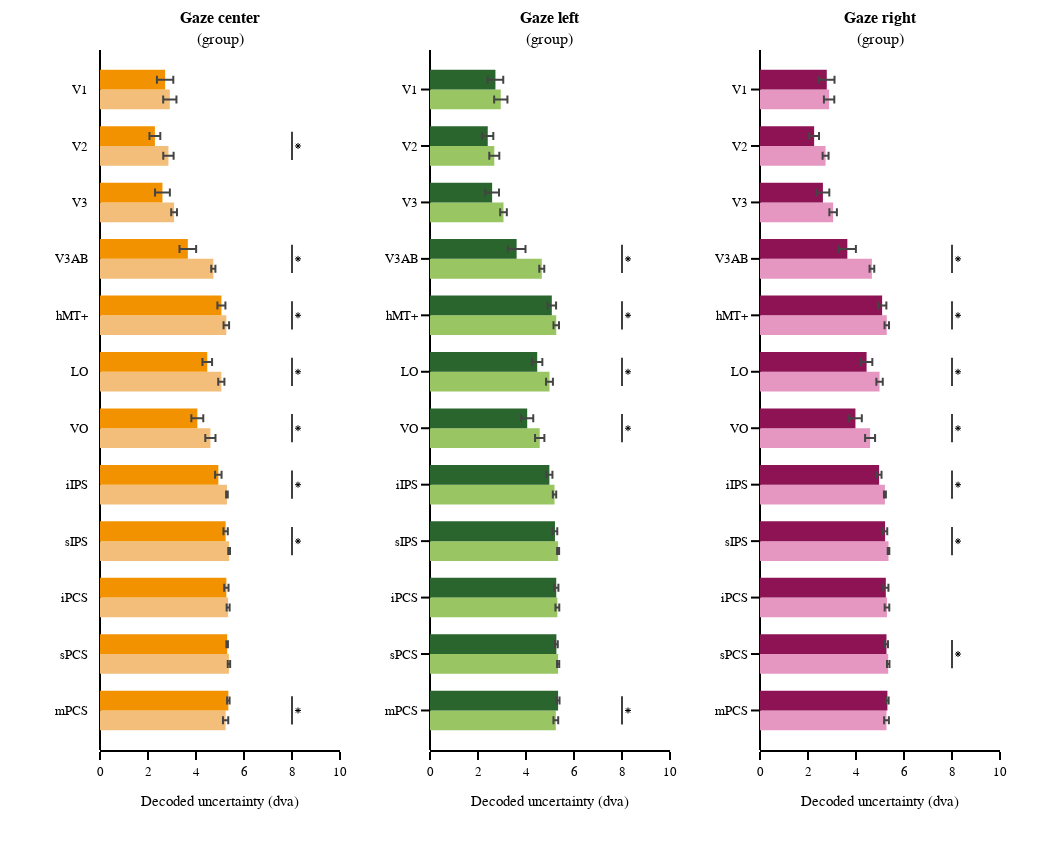

Source (notebook cell):
### Code cell
# Subplot settings
rows, cols = 1, 3
row_heights, column_widths =  [1], [1,1,1]
sb_specs = [[{},{},{}]]
subplot_width, subplot_height = 300,700

fig_width, fig_height = 0, 0
for column_width in column_widths:fig_width += subplot_width*column_width
for row_height in row_heights: fig_height +=subplot_height*row_height
fig_width = fig_width + margin_l + margin_r
fig_height = fig_height + margin_t + margin_b

subplot_titles = ['<b>Gaze center</b><br>(group)'.format(subject),
                  '<b>Gaze left</b><br>(group)'.format(subject),
                  '<b>Gaze right</b><br>(group)'.format(subject)]

fig = make_subplots(rows=rows, cols=cols, specs=sb_specs, print_grid=False, vertical_spacing=0.04, horizontal_spacing=0.1,
                    column_widths=column_widths, row_heights=row_heights,  subplot_titles=subplot_titles)

# Draw figure
for gaze_task in gaze_tasks:
    if gaze_task == 'GazeCenter': 
        marker_colors, col = gc_colors, 1
    elif gaze_task == 'GazeLeft': 
        marker_colors, col = gl_colors, 2 
    elif gaze_task == 'GazeRight': 
        marker_colors, col = gr_colors, 3

    # get data
    df_stats.roi = pd.Categorical(df_stats.roi,categories=rois)
    x_af = df_stats_roi.loc[df_stats_roi.gaze_task==gaze_task].af_decoded_std_mean
    x_af_eb = df_stats_roi.loc[df_stats_roi.gaze_task==gaze_task].af_decoded_std_sem
    
    x_ab = df_stats_roi.loc[df_stats_roi.gaze_task==gaze_task].ab_decoded_std_mean
    x_ab_eb = df_stats_roi.loc[df_stats_roi.gaze_task==gaze_task].ab_decoded_std_sem
    
    # plot data
    fig.append_trace(go.Bar(y=y_rois, x=x_af, orientation='h', marker_color=marker_colors[1], 
                            hovertemplate=hover, showlegend=showlegend, 
                            legendgroup='attend-fix', name='<i>attend-fix<i>', 
                            error_x_type='data', error_x_symmetric=False, 
                            error_x_array=x_af_eb, error_x_arrayminus=x_af_eb),
                     row=1, col=col)
    
    fig.append_trace(go.Bar(y=y_rois, x=x_ab, orientation='h', marker_color=marker_colors[0], 
                            hovertemplate=hover, showlegend=showlegend, 
                            legendgroup='attend-bar', name='<i>attend-bar<i>',
                            error_x_type='data', error_x_symmetric=False, 
                            error_x_array=x_ab_eb, error_x_arrayminus=x_ab_eb),
                     row=1, col=col)
    
    # plot stats    
    p_flags = np.array(df_stats_roi.loc[df_stats_roi.gaze_task==gaze_task].ab_af_p_val_unilateral<0.05)
    for t, p_flag in enumerate(p_flags):
        if p_flag:
            y_line = np.linspace(y_rois[t]+0.25,y_rois[t]-0.25,10)
            x_line = y_line*0+x_stats_line
            fig.append_trace(go.Scatter(x=x_line,y=y_line, marker_symbol='line-ns-open', showlegend=False, line_width = 1.5,
                                        mode='lines', marker_color='black', hoverinfo='skip'),row=1, col=col)
            
            fig.append_trace(go.Scatter(x=x_line+x_gap_asterisk,
                                        y=[np.mean(y_line)], marker_symbol='asterisk-open', showlegend=False, 
                                        mode='markers', marker_color='black', hoverinfo='skip', marker_size=5),row=1, col=col)
    
    
    
# set figure axis
for xaxis in ['xaxis', 'xaxis2', 'xaxis3']:
    exec("fig.layout.update({}_range=xaxis_range)".format(xaxis))
    exec("fig.layout.update({}_title=xaxis_title)".format(xaxis))
    exec("fig.layout.update({}_tickvals=xaxis_tickvals)".format(xaxis))
    exec("fig.layout.update({}_ticktext=xaxis_ticktext)".format(xaxis))
    exec("fig.layout.update({}_zeroline=True)".format(xaxis))

for yaxis in ['yaxis', 'yaxis2', 'yaxis3']:
    exec("fig.layout.update({}_range=yaxis_range)".format(yaxis))
    exec("fig.layout.update({}_tickvals=yaxis_tickvals)".format(yaxis))
    exec("fig.layout.update({}_ticktext=yaxis_ticktext)".format(yaxis))

# set axis
for row in np.arange(rows):
    for col in np.arange(cols):
        fig.update_xaxes(visible=True, ticklen=8, linewidth=template_specs['axes_width'], row=row+1, col=col+1)

# set figure
fig.layout.update(yaxis_title='', yaxis_color = 'rgba(0,0,0,0)', yaxis_tickfont_color='black', bargap=0.3, template=fig_template, width=fig_width, height=fig_height, margin_l=margin_l, margin_r=margin_r, margin_t=margin_t, margin_b=margin_b,
                  legend_yanchor='top', legend_y=-0.15,legend_x=-0.05, legend_xanchor='left', legend_bgcolor='rgba(255,255,255,0)', legend_tracegroupgap=1)

# show and save figure
fig.show(config={"displayModeBar": False})
fig.write_image("{}/group_decode_std.pdf".format(group_tsv_dir))
fig.write_html("{}/group_decode_std.html".format(group_tsv_dir),config={"displayModeBar": False})

### Figure 1 — Plotly figure (JSON) as saved in the notebook; plotly's stock layout.template omitted (floating-point values rounded to 4 significant figures)
{"data": [{"error_x": {"array": [0.2762, 0.2154, 0.1196, 0.08671, 0.1144, 0.1293, 0.2121, 0.03481, 0.03627, 0.06234, 0.04947, 0.11], "arrayminus": [0.2762, 0.2154, 0.1196, 0.08671, 0.1144, 0.1293, 0.2121, 0.03481, 0.03627, 0.06234, 0.04947, 0.11], "symmetric": false, "type": "data"}, "hovertemplate": "ROI: %{y}<br>Decoded uncertainty: %{x:1.2f}", "legendgroup": "attend-fix", "marker": {"color": "rgba(242, 190, 121, 1)"}, "name": "<i>attend-fix<i>", "orientation": "h", "showlegend": false, "type": "bar", "x": [2.909, 2.852, 3.087, 4.722, 5.264, 5.055, 4.6, 5.289, 5.381, 5.339, 5.373, 5.234], "xaxis": "x", "y": [12, 11, 10, 9, 8, 7, 6, 5, 4, 3, 2, 1], "yaxis": "y"}, {"error_x": {"array": [0.3411, 0.2253, 0.3088, 0.3462, 0.167, 0.2009, 0.2485, 0.1347, 0.09037, 0.08988, 0.03137, 0.05146], "arrayminus": [0.3411, 0.2253, 0.3088, 0.3462, 0.167, 0.2009, 0.2485, 0.1347, 0.09037, 0.08988, 0.03137, 0.05146], "symmetric": false, "type": "data"}, "hovertemplate": "ROI: %{y}<br>Decoded uncertainty: %{x:1.2f}", "legendgroup": "attend-bar", "marker": {"color": "rgba(243, 146, 0, 1)"}, "name": "<i>attend-bar<i>", "orientation": "h", "showlegend": false, "type": "bar", "x": [2.713, 2.287, 2.602, 3.66, 5.059, 4.469, 4.055, 4.931, 5.235, 5.265, 5.299, 5.348], "xaxis": "x", "y": [12, 11, 10, 9, 8, 7, 6, 5, 4, 3, 2, 1], "yaxis": "y"}, {"hoverinfo": "skip", "line": {"width": 1.5}, "marker": {"color": "black", "symbol": "line-ns-open"}, "mode": "lines", "showlegend": false, "type": "scatter", "x": [8, 8, 8, 8, 8, 8, 8, 8, 8, 8], "xaxis": "x", "y": [11.25, 11.19, 11.14, 11.08, 11.03, 10.97, 10.92, 10.86, 10.81, 10.75], "yaxis": "y"}, {"hoverinfo": "skip", "marker": {"color": "black", "size": 5, "symbol": "asterisk-open"}, "mode": "markers", "showlegend": false, "type": "scatter", "x": [8.25, 8.25, 8.25, 8.25, 8.25, 8.25, 8.25, 8.25, 8.25, 8.25], "xaxis": "x", "y": [11], "yaxis": "y"}, {"hoverinfo": "skip", "line": {"width": 1.5}, "marker": {"color": "black", "symbol": "line-ns-open"}, "mode": "lines", "showlegend": false, "type": "scatter", "x": [8, 8, 8, 8, 8, 8, 8, 8, 8, 8], "xaxis": "x", "y": [9.25, 9.194, 9.139, 9.083, 9.028, 8.972, 8.917, 8.861, 8.806, 8.75], "yaxis": "y"}, {"hoverinfo": "skip", "marker": {"color": "black", "size": 5, "symbol": "asterisk-open"}, "mode": "markers", "showlegend": false, "type": "scatter", "x": [8.25, 8.25, 8.25, 8.25, 8.25, 8.25, 8.25, 8.25, 8.25, 8.25], "xaxis": "x", "y": [9], "yaxis": "y"}, {"hoverinfo": "skip", "line": {"width": 1.5}, "marker": {"color": "black", "symbol": "line-ns-open"}, "mode": "lines", "showlegend": false, "type": "scatter", "x": [8, 8, 8, 8, 8, 8, 8, 8, 8, 8], "xaxis": "x", "y": [8.25, 8.194, 8.139, 8.083, 8.028, 7.972, 7.917, 7.861, 7.806, 7.75], "yaxis": "y"}, {"hoverinfo": "skip", "marker": {"color": "black", "size": 5, "symbol": "asterisk-open"}, "mode": "markers", "showlegend": false, "type": "scatter", "x": [8.25, 8.25, 8.25, 8.25, 8.25, 8.25, 8.25, 8.25, 8.25, 8.25], "xaxis": "x", "y": [8], "yaxis": "y"}, {"hoverinfo": "skip", "line": {"width": 1.5}, "marker": {"color": "black", "symbol": "line-ns-open"}, "mode": "lines", "showlegend": false, "type": "scatter", "x": [8, 8, 8, 8, 8, 8, 8, 8, 8, 8], "xaxis": "x", "y": [7.25, 7.194, 7.139, 7.083, 7.028, 6.972, 6.917, 6.861, 6.806, 6.75], "yaxis": "y"}, {"hoverinfo": "skip", "marker": {"color": "black", "size": 5, "symbol": "asterisk-open"}, "mode": "markers", "showlegend": false, "type": "scatter", "x": [8.25, 8.25, 8.25, 8.25, 8.25, 8.25, 8.25, 8.25, 8.25, 8.25], "xaxis": "x", "y": [7], "yaxis": "y"}, {"hoverinfo": "skip", "line": {"width": 1.5}, "marker": {"color": "black", "symbol": "line-ns-open"}, "mode": "lines", "showlegend": false, "type": "scatter", "x": [8, 8, 8, 8, 8, 8, 8, 8, 8, 8], "xaxis": "x", "y": [6.25, 6.194, 6.139, 6.083, 6.028, 5.972, 5.917, 5.861, 5.806, 5.75], "yaxis": "y"}, {"hoverinfo": "skip", "marker": {"color": "black", "size": 5, "symbol": "asterisk-open"}, "mode": "markers", "showlegend": false, "type": "scatter", "x": [8.25, 8.25, 8.25, 8.25, 8.25, 8.25, 8.25, 8.25, 8.25, 8.25], "xaxis": "x", "y": [6], "yaxis": "y"}, {"hoverinfo": "skip", "line": {"width": 1.5}, "marker": {"color": "black", "symbol": "line-ns-open"}, "mode": "lines", "showlegend": false, "type": "scatter", "x": [8, 8, 8, 8, 8, 8, 8, 8, 8, 8], "xaxis": "x", "y": [5.25, 5.194, 5.139, 5.083, 5.028, 4.972, 4.917, 4.861, 4.806, 4.75], "yaxis": "y"}, {"hoverinfo": "skip", "marker": {"color": "black", "size": 5, "symbol": "asterisk-open"}, "mode": "markers", "showlegend": false, "type": "scatter", "x": [8.25, 8.25, 8.25, 8.25, 8.25, 8.25, 8.25, 8.25, 8.25, 8.25], "xaxis": "x", "y": [5], "yaxis": "y"}, {"hoverinfo": "skip", "line": {"width": 1.5}, "marker": {"color": "black", "symbol": "line-ns-open"}, "mode": "lines", "showlegend": false, "type": "scatter", "x": [8, 8, 8, 8, 8, 8, 8, 8, 8, 8], "xaxis": "x", "y": [4.25, 4.194, 4.139, 4.083, 4.028, 3.972, 3.917, 3.861, 3.806, 3.75], "yaxis": "y"}, {"hoverinfo": "skip", "marker": {"color": "black", "size": 5, "symbol": "asterisk-open"}, "mode": "markers", "showlegend": false, "type": "scatter", "x": [8.25, 8.25, 8.25, 8.25, 8.25, 8.25, 8.25, 8.25, 8.25, 8.25], "xaxis": "x", "y": [4], "yaxis": "y"}, {"hoverinfo": "skip", "line": {"width": 1.5}, "marker": {"color": "black", "symbol": "line-ns-open"}, "mode": "lines", "showlegend": false, "type": "scatter", "x": [8, 8, 8, 8, 8, 8, 8, 8, 8, 8], "xaxis": "x", "y": [1.25, 1.194, 1.139, 1.083, 1.028, 0.9722, 0.9167, 0.8611, 0.8056, 0.75], "yaxis": "y"}, {"hoverinfo": "skip", "marker": {"color": "black", "size": 5, "symbol": "asterisk-open"}, "mode": "markers", "showlegend": false, "type": "scatter", "x": [8.25, 8.25, 8.25, 8.25, 8.25, 8.25, 8.25, 8.25, 8.25, 8.25], "xaxis": "x", "y": [1], "yaxis": "y"}, {"error_x": {"array": [0.2766, 0.2089, 0.1384, 0.1038, 0.1142, 0.143, 0.1945, 0.07051, 0.04209, 0.07959, 0.04539, 0.09906], "arrayminus": [0.2766, 0.2089, 0.1384, 0.1038, 0.1142, 0.143, 0.1945, 0.07051, 0.04209, 0.07959, 0.04539, 0.09906], "symmetric": false, "type": "data"}, "hovertemplate": "ROI: %{y}<br>Decoded uncertainty: %{x:1.2f}", "legendgroup": "attend-fix", "marker": {"color": "rgba(153, 198, 98, 1)"}, "name": "<i>attend-fix<i>", "orientation": "h", "showlegend": false, "type": "bar", "x": [2.95, 2.679, 3.063, 4.657, 5.26, 4.979, 4.571, 5.188, 5.337, 5.307, 5.339, 5.243], "xaxis": "x2", "y": [12, 11, 10, 9, 8, 7, 6, 5, 4, 3, 2, 1], "yaxis": "y2"}, {"error_x": {"array": [0.3255, 0.2319, 0.2857, 0.37, 0.1779, 0.2142, 0.2522, 0.1269, 0.09634, 0.08984, 0.05711, 0.05983], "arrayminus": [0.3255, 0.2319, 0.2857, 0.37, 0.1779, 0.2142, 0.2522, 0.1269, 0.09634, 0.08984, 0.05711, 0.05983], "symmetric": false, "type": "data"}, "hovertemplate": "ROI: %{y}<br>Decoded uncertainty: %{x:1.2f}", "legendgroup": "attend-bar", "marker": {"color": "rgba(41, 101, 44, 1)"}, "name": "<i>attend-bar<i>", "orientation": "h", "showlegend": false, "type": "bar", "x": [2.726, 2.406, 2.589, 3.609, 5.075, 4.467, 4.05, 4.974, 5.207, 5.26, 5.267, 5.337], "xaxis": "x2", "y": [12, 11, 10, 9, 8, 7, 6, 5, 4, 3, 2, 1], "yaxis": "y2"}, {"hoverinfo": "skip", "line": {"width": 1.5}, "marker": {"color": "black", "symbol": "line-ns-open"}, "mode": "lines", "showlegend": false, "type": "scatter", "x": [8, 8, 8, 8, 8, 8, 8, 8, 8, 8], "xaxis": "x2", "y": [9.25, 9.194, 9.139, 9.083, 9.028, 8.972, 8.917, 8.861, 8.806, 8.75], "yaxis": "y2"}, {"hoverinfo": "skip", "marker": {"color": "black", "size": 5, "symbol": "asterisk-open"}, "mode": "markers", "showlegend": false, "type": "scatter", "x": [8.25, 8.25, 8.25, 8.25, 8.25, 8.25, 8.25, 8.25, 8.25, 8.25], "xaxis": "x2", "y": [9], "yaxis": "y2"}, {"hoverinfo": "skip", "line": {"width": 1.5}, "marker": {"color": "black", "symbol": "line-ns-open"}, "mode": "lines", "showlegend": false, "type": "scatter", "x": [8, 8, 8, 8, 8, 8, 8, 8, 8, 8], "xaxis": "x2", "y": [8.25, 8.194, 8.139, 8.083, 8.028, 7.972, 7.917, 7.861, 7.806, 7.75], "yaxis": "y2"}, {"hoverinfo": "skip", "marker": {"color": "black", "size": 5, "symbol": "asterisk-open"}, "mode": "markers", "showlegend": false, "type": "scatter", "x": [8.25, 8.25, 8.25, 8.25, 8.25, 8.25, 8.25, 8.25, 8.25, 8.25], "xaxis": "x2", "y": [8], "yaxis": "y2"}, {"hoverinfo": "skip", "line": {"width": 1.5}, "marker": {"color": "black", "symbol": "line-ns-open"}, "mode": "lines", "showlegend": false, "type": "scatter", "x": [8, 8, 8, 8, 8, 8, 8, 8, 8, 8], "xaxis": "x2", "y": [7.25, 7.194, 7.139, 7.083, 7.028, 6.972, 6.917, 6.861, 6.806, 6.75], "yaxis": "y2"}, {"hoverinfo": "skip", "marker": {"color": "black", "size": 5, "symbol": "asterisk-open"}, "mode": "markers", "showlegend": false, "type": "scatter", "x": [8.25, 8.25, 8.25, 8.25, 8.25, 8.25, 8.25, 8.25, 8.25, 8.25], "xaxis": "x2", "y": [7], "yaxis": "y2"}, {"hoverinfo": "skip", "line": {"width": 1.5}, "marker": {"color": "black", "symbol": "line-ns-open"}, "mode": "lines", "showlegend": false, "type": "scatter", "x": [8, 8, 8, 8, 8, 8, 8, 8, 8, 8], "xaxis": "x2", "y": [6.25, 6.194, 6.139, 6.083, 6.028, 5.972, 5.917, 5.861, 5.806, 5.75], "yaxis": "y2"}, {"hoverinfo": "skip", "marker": {"color": "black", "size": 5, "symbol": "asterisk-open"}, "mode": "markers", "showlegend": false, "type": "scatter", "x": [8.25, 8.25, 8.25, 8.25, 8.25, 8.25, 8.25, 8.25, 8.25, 8.25], "xaxis": "x2", "y": [6], "yaxis": "y2"}, {"hoverinfo": "skip", "line": {"width": 1.5}, "marker": {"color": "black", "symbol": "line-ns-open"}, "mode": "lines", "showlegend": false, "type": "scatter", "x": [8, 8, 8, 8, 8, 8, 8, 8, 8, 8], "xaxis": "x2", "y": [1.25, 1.194, 1.139, 1.083, 1.028, 0.9722, 0.9167, 0.8611, 0.8056, 0.75], "yaxis": "y2"}, {"hoverinfo": "skip", "marker": {"color": "black", "size": 5, "symbol": "asterisk-open"}, "mode": "markers", "showlegend": false, "type": "scatter", "x": [8.25, 8.25, 8.25, 8.25, 8.25, 8.25, 8.25, 8.25, 8.25, 8.25], "xaxis": "x2", "y": [1], "yaxis": "y2"}, {"error_x": {"array": [0.2166, 0.124, 0.1563, 0.09785, 0.09316, 0.1332, 0.2079, 0.04036, 0.03267, 0.09618, 0.05113, 0.09896], "arrayminus": [0.2166, 0.124, 0.1563, 0.09785, 0.09316, 0.1332, 0.2079, 0.04036, 0.03267, 0.09618, 0.05113, 0.09896], "symmetric": false, "type": "data"}, "hovertemplate": "ROI: %{y}<br>Decoded uncertainty: %{x:1.2f}", "legendgroup": "attend-fix", "marker": {"color": "rgba(230, 151, 193, 1)"}, "name": "<i>attend-fix<i>", "orientation": "h", "showlegend": false, "type": "bar", "x": [2.879, 2.733, 3.048, 4.663, 5.282, 4.982, 4.587, 5.205, 5.355, 5.291, 5.343, 5.271], "xaxis": "x3", "y": [12, 11, 10, 9, 8, 7, 6, 5, 4, 3, 2, 1], "yaxis": "y3"}, {"error_x": {"array": [0.322, 0.2042, 0.2663, 0.3552, 0.1764, 0.2395, 0.2657, 0.1005, 0.08953, 0.1088, 0.06281, 0.0514], "arrayminus": [0.322, 0.2042, 0.2663, 0.3552, 0.1764, 0.2395, 0.2657, 0.1005, 0.08953, 0.1088, 0.06281, 0.0514], "symmetric": false, "type": "data"}, "hovertemplate": "ROI: %{y}<br>Decoded uncertainty: %{x:1.2f}", "legendgroup": "attend-bar", "marker": {"color": "rgba(142, 19, 84, 1)"}, "name": "<i>attend-bar<i>", "orientation": "h", "showlegend": false, "type": "bar", "x": [2.783, 2.255, 2.622, 3.64, 5.089, 4.441, 3.976, 4.964, 5.213, 5.242, 5.27, 5.309], "xaxis": "x3", "y": [12, 11, 10, 9, 8, 7, 6, 5, 4, 3, 2, 1], "yaxis": "y3"}, {"hoverinfo": "skip", "line": {"width": 1.5}, "marker": {"color": "black", "symbol": "line-ns-open"}, "mode": "lines", "showlegend": false, "type": "scatter", "x": [8, 8, 8, 8, 8, 8, 8, 8, 8, 8], "xaxis": "x3", "y": [9.25, 9.194, 9.139, 9.083, 9.028, 8.972, 8.917, 8.861, 8.806, 8.75], "yaxis": "y3"}, {"hoverinfo": "skip", "marker": {"color": "black", "size": 5, "symbol": "asterisk-open"}, "mode": "markers", "showlegend": false, "type": "scatter", "x": [8.25, 8.25, 8.25, 8.25, 8.25, 8.25, 8.25, 8.25, 8.25, 8.25], "xaxis": "x3", "y": [9], "yaxis": "y3"}, {"hoverinfo": "skip", "line": {"width": 1.5}, "marker": {"color": "black", "symbol": "line-ns-open"}, "mode": "lines", "showlegend": false, "type": "scatter", "x": [8, 8, 8, 8, 8, 8, 8, 8, 8, 8], "xaxis": "x3", "y": [8.25, 8.194, 8.139, 8.083, 8.028, 7.972, 7.917, 7.861, 7.806, 7.75], "yaxis": "y3"}, {"hoverinfo": "skip", "marker": {"color": "black", "size": 5, "symbol": "asterisk-open"}, "mode": "markers", "showlegend": false, "type": "scatter", "x": [8.25, 8.25, 8.25, 8.25, 8.25, 8.25, 8.25, 8.25, 8.25, 8.25], "xaxis": "x3", "y": [8], "yaxis": "y3"}, {"hoverinfo": "skip", "line": {"width": 1.5}, "marker": {"color": "black", "symbol": "line-ns-open"}, "mode": "lines", "showlegend": false, "type": "scatter", "x": [8, 8, 8, 8, 8, 8, 8, 8, 8, 8], "xaxis": "x3", "y": [7.25, 7.194, 7.139, 7.083, 7.028, 6.972, 6.917, 6.861, 6.806, 6.75], "yaxis": "y3"}, {"hoverinfo": "skip", "marker": {"color": "black", "size": 5, "symbol": "asterisk-open"}, "mode": "markers", "showlegend": false, "type": "scatter", "x": [8.25, 8.25, 8.25, 8.25, 8.25, 8.25, 8.25, 8.25, 8.25, 8.25], "xaxis": "x3", "y": [7], "yaxis": "y3"}, {"hoverinfo": "skip", "line": {"width": 1.5}, "marker": {"color": "black", "symbol": "line-ns-open"}, "mode": "lines", "showlegend": false, "type": "scatter", "x": [8, 8, 8, 8, 8, 8, 8, 8, 8, 8], "xaxis": "x3", "y": [6.25, 6.194, 6.139, 6.083, 6.028, 5.972, 5.917, 5.861, 5.806, 5.75], "yaxis": "y3"}, {"hoverinfo": "skip", "marker": {"color": "black", "size": 5, "symbol": "asterisk-open"}, "mode": "markers", "showlegend": false, "type": "scatter", "x": [8.25, 8.25, 8.25, 8.25, 8.25, 8.25, 8.25, 8.25, 8.25, 8.25], "xaxis": "x3", "y": [6], "yaxis": "y3"}, {"hoverinfo": "skip", "line": {"width": 1.5}, "marker": {"color": "black", "symbol": "line-ns-open"}, "mode": "lines", "showlegend": false, "type": "scatter", "x": [8, 8, 8, 8, 8, 8, 8, 8, 8, 8], "xaxis": "x3", "y": [5.25, 5.194, 5.139, 5.083, 5.028, 4.972, 4.917, 4.861, 4.806, 4.75], "yaxis": "y3"}, {"hoverinfo": "skip", "marker": {"color": "black", "size": 5, "symbol": "asterisk-open"}, "mode": "markers", "showlegend": false, "type": "scatter", "x": [8.25, 8.25, 8.25, 8.25, 8.25, 8.25, 8.25, 8.25, 8.25, 8.25], "xaxis": "x3", "y": [5], "yaxis": "y3"}, {"hoverinfo": "skip", "line": {"width": 1.5}, "marker": {"color": "black", "symbol": "line-ns-open"}, "mode": "lines", "showlegend": false, "type": "scatter", "x": [8, 8, 8, 8, 8, 8, 8, 8, 8, 8], "xaxis": "x3", "y": [4.25, 4.194, 4.139, 4.083, 4.028, 3.972, 3.917, 3.861, 3.806, 3.75], "yaxis": "y3"}, {"hoverinfo": "skip", "marker": {"color": "black", "size": 5, "symbol": "asterisk-open"}, "mode": "markers", "showlegend": false, "type": "scatter", "x": [8.25, 8.25, 8.25, 8.25, 8.25, 8.25, 8.25, 8.25, 8.25, 8.25], "xaxis": "x3", "y": [4], "yaxis": "y3"}, {"hoverinfo": "skip", "line": {"width": 1.5}, "marker": {"color": "black", "symbol": "line-ns-open"}, "mode": "lines", "showlegend": false, "type": "scatter", "x": [8, 8, 8, 8, 8, 8, 8, 8, 8, 8], "xaxis": "x3", "y": [2.25, 2.194, 2.139, 2.083, 2.028, 1.972, 1.917, 1.861, 1.806, 1.75], "yaxis": "y3"}, {"hoverinfo": "skip", "marker": {"color": "black", "size": 5, "symbol": "asterisk-open"}, "mode": "markers", "showlegend": false, "type": "scatter", "x": [8.25, 8.25, 8.25, 8.25, 8.25, 8.25, 8.25, 8.25, 8.25, 8.25], "xaxis": "x3", "y": [2.0], "yaxis": "y3"}], "layout": {"annotations": [{"font": {"size": 16}, "showarrow": false, "text": "<b>Gaze center</b><br>(group)", "x": 0.1333, "xanchor": "center", "xref": "paper", "y": 1, "yanchor": "bottom", "yref": "paper"}, {"font": {"size": 16}, "showarrow": false, "text": "<b>Gaze left</b><br>(group)", "x": 0.5, "xanchor": "center", "xref": "paper", "y": 1, "yanchor": "bottom", "yref": "paper"}, {"font": {"size": 16}, "showarrow": false, "text": "<b>Gaze right</b><br>(group)", "x": 0.8667, "xanchor": "center", "xref": "paper", "y": 1, "yanchor": "bottom", "yref": "paper"}], "bargap": 0.3, "height": 850, "legend": {"bgcolor": "rgba(255,255,255,0)", "tracegroupgap": 1, "x": -0.05, "xanchor": "left", "y": -0.15, "yanchor": "top"}, "margin": {"b": 100, "l": 100, "r": 50, "t": 50}, "width": 1050, "xaxis": {"anchor": "y", "domain": [0, 0.2667], "linewidth": 2, "range": [0, 10], "ticklen": 8, "ticktext": ["0", "2", "4", "6", "8", "10"], "tickvals": [0, 2, 4, 6, 8, 10], "title": {"text": "Decoded uncertainty (dva)"}, "type": "linear", "visible": true, "zeroline": true}, "xaxis2": {"anchor": "y2", "domain": [0.3667, 0.6333], "linewidth": 2, "range": [0, 10], "ticklen": 8, "ticktext": ["0", "2", "4", "6", "8", "10"], "tickvals": [0, 2, 4, 6, 8, 10], "title": {"text": "Decoded uncertainty (dva)"}, "type": "linear", "visible": true, "zeroline": true}, "xaxis3": {"anchor": "y3", "domain": [0.7333, 1], "linewidth": 2, "range": [0, 10], "ticklen": 8, "ticktext": ["0", "2", "4", "6", "8", "10"], "tickvals": [0, 2, 4, 6, 8, 10], "title": {"text": "Decoded uncertainty (dva)"}, "type": "linear", "visible": true, "zeroline": true}, "yaxis": {"anchor": "x", "color": "rgba(0, 0, 0, 0)", "domain": [0, 1], "range": [0.3, 12.7], "tickfont": {"color": "black"}, "ticktext": ["V1", "V2", "V3", "V3AB", "hMT+", "LO", "VO", "iIPS", "sIPS", "iPCS", "sPCS", "mPCS"], "tickvals": [12, 11, 10, 9, 8, 7, 6, 5, 4, 3, 2, 1], "title": {"text": ""}, "type": "linear"}, "yaxis2": {"anchor": "x2", "domain": [0, 1], "range": [0.3, 12.7], "ticktext": ["V1", "V2", "V3", "V3AB", "hMT+", "LO", "VO", "iIPS", "sIPS", "iPCS", "sPCS", "mPCS"], "tickvals": [12, 11, 10, 9, 8, 7, 6, 5, 4, 3, 2, 1], "type": "linear"}, "yaxis3": {"anchor": "x3", "domain": [0, 1], "range": [0.3, 12.7], "ticktext": ["V1", "V2", "V3", "V3AB", "hMT+", "LO", "VO", "iIPS", "sIPS", "iPCS", "sPCS", "mPCS"], "tickvals": [12, 11, 10, 9, 8, 7, 6, 5, 4, 3, 2, 1], "type": "linear"}}}
